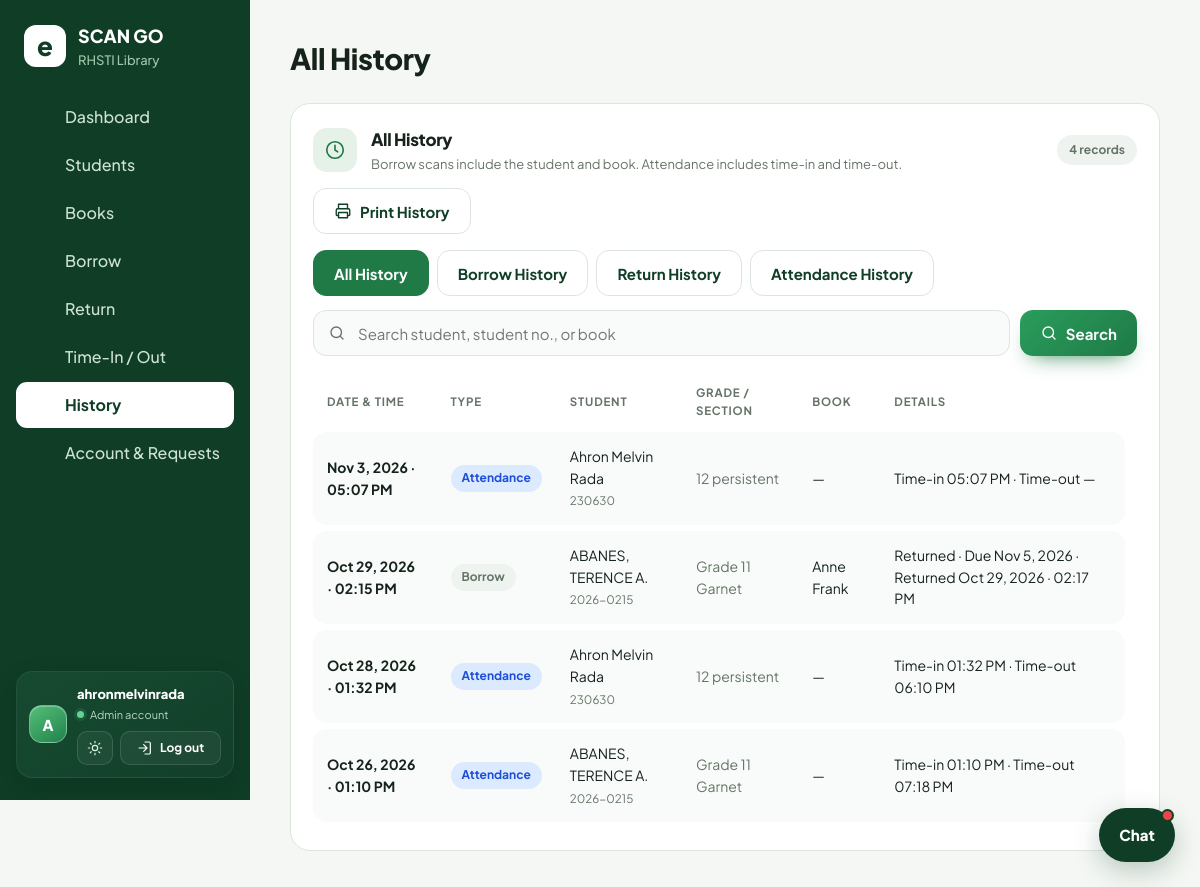
The page /sourcecode/history.php (signed in) on the database its author committed.
### tables this page shows
CREATE TABLE `settings` (
  `k` varchar(64) NOT NULL,
  `v` text DEFAULT NULL
);

CREATE TABLE `attendance` (
  `id` int(11) NOT NULL,
  `student_id` int(11) NOT NULL,
  `time_in` datetime NOT NULL,
  `time_out` datetime DEFAULT NULL
);

CREATE TABLE `students` (
  `id` int(11) NOT NULL,
  `student_no` varchar(30) NOT NULL,
  `name` varchar(120) NOT NULL,
  `gender` varchar(10) DEFAULT NULL,
  `track` varchar(60) DEFAULT NULL,
  `strand` varchar(60) DEFAULT NULL,
  `grade` varchar(10) DEFAULT NULL,
  `section` varchar(30) DEFAULT NULL,
  `photo` varchar(255) DEFAULT NULL,
  `account_active` tinyint(1) NOT NULL DEFAULT 1
);

CREATE TABLE `borrowings` (
  `id` int(11) NOT NULL,
  `student_id` int(11) NOT NULL,
  `book_id` int(11) NOT NULL,
  `borrowed_at` datetime NOT NULL,
  `due_date` date NOT NULL,
  `returned_at` datetime DEFAULT NULL
);

CREATE TABLE `books` (
  `id` int(11) NOT NULL,
  `accession_no` varchar(30) NOT NULL,
  `title` varchar(200) NOT NULL,
  `author` varchar(120) DEFAULT NULL,
  `publisher` varchar(120) DEFAULT NULL,
  `category` varchar(60) DEFAULT NULL,
  `quantity` int(11) DEFAULT 1,
  `available` int(11) DEFAULT 1
);

### sourcecode/history.php (the view, shortened to what this page needs)
<?php
require 'config.php';
require 'Ui2026.PHP';
$type = $_GET['type'] ?? 'all';
$search = trim(substr((string)($_GET['q'] ?? ''), 0, 100));
$records = [];
if (in_array($type, ['all', 'borrow', 'return'], true)) {
    $sql = "SELECT 'borrow' AS event_type, r.id AS record_id, r.borrowed_at AS occurred_at,
                   s.student_no, s.name, s.grade, s.section, b.title AS book_title,
                   r.due_date, r.returned_at, NULL AS time_in, NULL AS time_out
            FROM borrowings r
            JOIN students s ON s.id = r.student_id
            JOIN books b ON b.id = r.book_id";
    if ($search !== '') {
        $sql .= ($type === 'return' ? " AND" : " WHERE") . " (s.student_no LIKE ? OR s.name LIKE ? OR b.title LIKE ?)";
        $stmt = $pdo->prepare($sql);
        $term = '%' . $search . '%';
        $stmt->execute([$term, $term, $term]);
    } else {
        $stmt = $pdo->query($sql);
    }
    $records = array_merge($records, $stmt->fetchAll());
}
if ($type === 'all' || $type === 'attendance') {
    $sql = "SELECT 'attendance' AS event_type, a.id AS record_id, a.time_in AS occurred_at,
                   s.student_no, s.name, s.grade, s.section, NULL AS book_title,
                   NULL AS due_date, NULL AS returned_at, a.time_in, a.time_out
            FROM attendance a
            JOIN students s ON s.id = a.student_id";
    if ($search !== '') {
        $sql .= " WHERE s.student_no LIKE ? OR s.name LIKE ?";
        $stmt = $pdo->prepare($sql);
        $term = '%' . $search . '%';
        $stmt->execute([$term, $term]);
    } else {
        $stmt = $pdo->query($sql);
    }
    $records = array_merge($records, $stmt->fetchAll());
}
usort($records, static function ($a, $b) {
    $dateOrder = strcmp($b['occurred_at'], $a['occurred_at']);
    return $dateOrder !== 0 ? $dateOrder : ((int)$b['record_id'] <=> (int)$a['record_id']);
});
$title = $type === 'borrow' ? 'Borrow History' : ($type === 'return' ? 'Return History' : ($type === 'attendance' ? 'Attendance History' : 'All History'));
head($title);
?>
<div class="pg">
  <div class="card">
    <div class="ph">
      <span class="pico"><?=ic('clock')?></span>
      <div><h3><?=h($title)?></h3><p>Borrow scans include the student and book. Attendance includes time-in and time-out.</p></div>
      <span class="badge history-count"><?=count($records)?> record<?=count($records) === 1 ? '' : 's'?></span>
      <button class="ghost noprint" type="button" onclick="window.print()"><?=ic('print')?>Print History</button>
    </div>
    <div class="history-tabs noprint">
      <a class="btn ghost <?=$type === 'all' ? 'active' : ''?>" href="history.php">All History</a>
      <a class="btn ghost <?=$type === 'borrow' ? 'active' : ''?>" href="history.php?type=borrow">Borrow History</a>
      <a class="btn ghost <?=$type === 'return' ? 'active' : ''?>" href="history.php?type=return">Return History</a>
      <a class="btn ghost <?=$type === 'attendance' ? 'active' : ''?>" href="history.php?type=attendance">Attendance History</a>
    </div>
    <form class="bar noprint" method="get" action="history.php" style="margin-top:14px">
      <div class="sw"><?=ic('search')?><input type="search" name="q" value="<?=h($search)?>" placeholder="Search student, student no., or book"></div>
      <button type="submit"><?=ic('search')?>Search</button>
    </form>
    <div class="tw" style="margin-top:16px">
      <table>
        <tr><th>Date &amp; Time</th><th>Type</th><th>Student</th><th>Grade / Section</th><th>Book</th><th>Details</th></tr>
        <?php foreach ($records as $record): ?>
          <tr>
            <td><?=h(date('M j, Y · h:i A', strtotime($record['occurred_at'])))?></td>
            <td><span class="pill <?=$record['event_type'] === 'borrow' ? 'out' : 'in'?> history-type"><?=h($record['event_type'] === 'borrow' ? 'Borrow' : 'Attendance')?></span></td>
            <td><?=h($record['name'])?><br><small class="muted"><?=h($record['student_no'])?></small></td>
            <td class="muted"><?=h(trim(($record['grade'] ?? '') . ' ' . ($record['section'] ?? '')) ?: '—')?></td>
            <td><?=h($record['book_title'] ?: '—')?></td>
            <td>
              <?php if ($record['event_type'] === 'borrow'):
                $returned = !empty($record['returned_at']);
                $late = $returned
                    ? substr($record['returned_at'], 0, 10) > $record['due_date']
                    : $record['due_date'] < date('Y-m-d');
                $status = $returned ? ($late ? 'Returned late' : 'Returned') : ($late ? 'Overdue' : 'Borrowed');
              ?>
                <?=h($status)?> · Due <?=h(date('M j, Y', strtotime($record['due_date'])))?>
                <?=$returned ? ' · Returned ' . h(date('M j, Y · h:i A', strtotime($record['returned_at']))) : ''?>
              <?php else: ?>
                Time-in <?=h(date('h:i A', strtotime($record['time_in'])))?>
                · Time-out <?=$record['time_out'] ? h(date('h:i A', strtotime($record['time_out']))) : '—'?>
              <?php endif; ?>
            </td>
          </tr>
        <?php endforeach; ?>
      </table>
    </div>
  </div>
</div>
<?php foot(); ?>

### sourcecode/config.php (shortened to what this page needs)
<?php
      function h($s){return htmlspecialchars((string)$s,ENT_QUOTES);}
      function csrf_token(){
        return $_SESSION['csrf_token'];
      }
      function pwa_head_assets(){
        return '<link rel="manifest" href="manifest.json"><meta name="theme-color" content="#0f3d26"><meta name="apple-mobile-web-app-capable" content="yes"><meta name="apple-mobile-web-app-status-bar-style" content="default"><link rel="apple-touch-icon" href="assets/app-icon-180.png"><link rel="icon" href="assets/app-icon.svg" type="image/svg+xml"><script>window.addEventListener("load",function(){if("serviceWorker" in navigator&&window.isSecureContext){navigator.serviceWorker.register("sw.js").catch(function(error){console.error("Service worker registration failed:",error);});}});</script>';
      }
      function head($title){
        $p=basename($_SERVER['PHP_SELF']);$role=$_SESSION['u']['role']??'';
        $notificationCount=0;
        if($role==='admin'){
          $notificationCount=(int)$GLOBALS['pdo']->query("SELECT
            (SELECT COUNT(*) FROM password_reset_codes WHERE code_hash IS NULL AND requested_at>=DATE_SUB(NOW(),INTERVAL 1 DAY))
            +(SELECT COUNT(*) FROM book_requests WHERE status='pending')")->fetchColumn();
        }
        $libraryName=function_exists('setting')?setting($GLOBALS['pdo'],'library_name','eSmartlib'):'eSmartlib';
        $schoolName=function_exists('setting')?setting($GLOBALS['pdo'],'school_name','RHSTI Library'):'RHSTI Library';
        $logoPath=function_exists('setting')?setting($GLOBALS['pdo'],'library_logo','assets/rhsti-school-logo.jpg'):'assets/rhsti-school-logo.jpg';
        $logoAllowed=$logoPath==='assets/rhsti-school-logo.jpg'||(strpos($logoPath,'uploads/library/')===0&&strpos($logoPath,'..')===false);
        $logoFile=$logoAllowed&&is_file(__DIR__.'/'.$logoPath)?$logoPath:'';
        $brandMark=$logoFile?'<img src="'.h($logoFile).'?v='.filemtime(__DIR__.'/'.$logoFile).'" alt="" style="width:42px;height:42px;object-fit:contain;flex:none;border-radius:12px;background:#fff;padding:3px">':'<i>e</i>';
        $I=['grid'=>'<rect x="3" y="3" width="7" height="7" rx="1.5"/><rect x="14" y="3" width="7" height="7" rx="1.5"/><rect x="3" y="14" width="7" height="7" rx="1.5"/><rect x="14" y="14" width="7" height="7" rx="1.5"/>',
        'users'=>'<path d="M17 21v-2a4 4 0 0 0-4-4H5a4 4 0 0 0-4 4v2"/><circle cx="9" cy="7" r="4"/><path d="M23 21v-2a4 4 0 0 0-3-3.87M16 3.13a4 4 0 0 1 0 7.75"/>',
        'book'=>'<path d="M4 19.5A2.5 2.5 0 0 1 6.5 17H20"/><path d="M6.5 2H20v20H6.5A2.5 2.5 0 0 1 4 19.5v-15A2.5 2.5 0 0 1 6.5 2z"/>',
        'out'=>'<path d="M7 17 17 7M7 7h10v10"/>','in'=>'<path d="M17 7 7 17M17 17H7V7"/>','clock'=>'<circle cx="12" cy="12" r="10"/><path d="M12 6v6l4 2"/>',
        'settings'=>'<path d="M9.6 2h4.8l.7 3.1a7.4 7.4 0 0 1 1.8 1l2.9-1.2 2.4 4.2-2.3 2.1v2l2.3 2.1-2.4 4.2-2.9-1.2a7.4 7.4 0 0 1-1.8 1l-.7 3.1H9.6l-.7-3.1a7.4 7.4 0 0 1-1.8-1l-2.9 1.2-2.4-4.2 2.3-2.1v-2L1.8 9.1l2.4-4.2 2.9 1.2a7.4 7.4 0 0 1 1.8-1L9.6 2Z"/><circle cx="12" cy="12" r="3.2"/>',
        'user'=>'<circle cx="12" cy="8" r="4"/><path d="M4 21a8 8 0 0 1 16 0"/>'];
        $nav=['index.php'=>['Dashboard','grid'],'students.php'=>['Students','users'],'books.php'=>['Books','book'],'borrow.php'=>['Borrow','out'],'return.php'=>['Return','in'],'attendance.php'=>['Time-In / Out','clock'],'history.php'=>['History','clock'],'account.php'=>['My Account','user']];
        if($role==='admin')$nav['account.php']=['Account & Requests','settings'];
        echo '<!doctype html><html lang="en"><head><meta charset="utf-8"><meta name="viewport" content="width=device-width,initial-scale=1"><title>'.h($title).' - '.h($libraryName).' | '.h($schoolName).'</title>'.pwa_head_assets().'<script>try{var t=localStorage.getItem("theme");if(t)document.documentElement.dataset.theme=t}catch(e){}</script><link rel="preconnect" href="https://fonts.googleapis.com"><link rel="stylesheet" href="https://fonts.googleapis.com/css2?family=Plus+Jakarta+Sans:wght@400;500;600;700;800&display=swap"><link rel="stylesheet" href="assets/style.css?v='.filemtime(__DIR__.'/assets/style.css').'"></head><body><div class="app'.($role==='student'?' student-app'.($p==='student.php'?' student-dashboard':''):($role==='admin'||$role==='librarian'?' staff-app':'')).'"><aside><div class="brand">'.$brandMark.'<span>'.h($libraryName).'<small>'.h($schoolName).'</small></span></div>'.($role==='student'?'<a class="student-logout" href="logout.php"><svg viewBox="0 0 24 24" fill="none" stroke="currentColor" stroke-width="1.8" stroke-linecap="round" stroke-linejoin="round" aria-hidden="true"><path d="M10 17l5-5-5-5m5 5H3"/><path d="M12 3h6a2 2 0 0 1 2 2v14a2 2 0 0 1-2 2h-6"/></svg><span>Log out</span></a>':($role==='admin'||$role==='librarian'?'<a class="staff-logout" href="logout.php"><svg viewBox="0 0 24 24" fill="none" stroke="currentColor" stroke-width="1.8" stroke-linecap="round" stroke-linejoin="round" aria-hidden="true"><path d="M10 17l5-5-5-5m5 5H3"/><path d="M12 3h6a2 2 0 0 1 2 2v14a2 2 0 0 1-2 2h-6"/></svg><span>Log out</span></a>':'' )).'<nav>';
        foreach($nav as $f=>[$l,$i]){
          $active=($p==='account.php'&&strpos($f,'account.php')===0)||($p===basename(parse_url($f,PHP_URL_PATH)?:$f)&&(!$f||$f[0]!=='#'))||($p==='student.php'&&$f==='#dashboard');
          echo '<a href="'.$f.'"'.($active?' class="on"':'').'><svg viewBox="0 0 24 24" fill="none" stroke="currentColor" stroke-width="2" stroke-linecap="round" stroke-linejoin="round">'.$I[$i].'</svg>'.$l.($role==='admin'&&$l==='Account & Requests'&&$notificationCount>0?'<i class="nav-alert-dot" aria-label="'.$notificationCount.' pending requests"></i>':'').'</a>';
        }
        echo '</nav><div class="who"><div class="who-info"><b>'.h($_SESSION['u']['username']).'</b><small><span class="who-dot"></span>'.h(ucfirst($role)).' account</small></div><div class="who-actions"><button type="button" class="tg" title="Switch to dark mode" aria-label="Switch to dark mode" aria-pressed="false"><svg viewBox="0 0 24 24" fill="none" stroke="currentColor" stroke-width="1.8" stroke-linecap="round" stroke-linejoin="round" aria-hidden="true"><circle cx="12" cy="12" r="4"/><path d="M12 2v2m0 16v2M4.93 4.93l1.42 1.42m11.3 11.3 1.42 1.42M2 12h2m16 0h2M4.93 19.07l-1.42-1.42m11.3-11.3 1.42-1.42"/></svg></button><a class="logout" href="logout.php"><svg viewBox="0 0 24 24" fill="none" stroke="currentColor" stroke-width="1.8" stroke-linecap="round" stroke-linejoin="round" aria-hidden="true"><path d="M10 17l5-5-5-5m5 5H3"/><path d="M12 3h6a2 2 0 0 1 2 2v14a2 2 0 0 1-2 2h-6"/></svg><span>Log out</span></a></div></div></aside><main><h1>'.h($title).'</h1>';
      }
      function foot($scripts=''){
          $chat='';
          if(!empty($_SESSION['u']['id'])){
            $chat='<div class="chat-widget" id="chat-widget" data-user-id="'.(int)$_SESSION['u']['id'].'" data-csrf="'.h(csrf_token()).'">
              <section class="chat-panel" id="chat-panel" hidden aria-label="Messages">
                <header class="chat-head"><div><strong>Messages</strong><small>Library community chat</small></div><button type="button" class="chat-close" data-chat-close aria-label="Close chat" onclick="document.querySelector(\'[data-chat-open]\').click()">×</button></header>
                <div class="chat-layout"><aside class="chat-people"><button type="button" class="chat-new" data-chat-new onclick="var d=this.parentNode.querySelector(\'[data-chat-directory]\');d.hidden=false;d.dispatchEvent(new CustomEvent(\'chat:new\'))">+ New chat</button><div data-chat-list></div><div class="chat-directory" data-chat-directory hidden><label class="chat-search-label"><span>Search students or staff</span><input type="search" data-chat-search maxlength="80" placeholder="Name, student ID, or username" autocomplete="off"></label><div data-chat-results></div></div></aside>
                  <section class="chat-room"><div class="chat-room-title" data-chat-title>Select a conversation</div><div class="chat-messages" data-chat-messages aria-live="polite"></div><form class="chat-compose" data-chat-form><input name="message" maxlength="2000" placeholder="Write a message..." autocomplete="off" disabled required><button type="submit" disabled>Send</button></form></section>
                </div><p class="chat-error" data-chat-error role="status"></p>
              </section>
              <button type="button" class="chat-launcher" data-chat-open aria-label="Open messages" onclick="var p=document.getElementById(\'chat-panel\');p.hidden=!p.hidden;this.setAttribute(\'aria-expanded\',String(!p.hidden));this.dispatchEvent(new CustomEvent(\'chat:toggle\',{detail:{open:!p.hidden}}))">Chat<span class="chat-unread-dot" data-chat-unread hidden></span></button>
            </div>';
          }
          echo '</main></div>'.$chat.'<script src="assets/app.js?v='.filemtime(__DIR__.'/assets/app.js').'"></script>'.($chat?'<script src="assets/messenger.js?v='.filemtime(__DIR__.'/assets/messenger.js').'"></script>':'').$scripts.'</body></html>';
      }

### rows shown on the page
settings: k "RHSTI Library"
attendance: time_in "Nov 3, 2026 · 05:07 PM", event_type "Attendance", student.name "Ahron Melvin Rada", student.student_no "230630", student.section "12 persistent", book_title "—", time_in "05:07 PM"
borrowings: borrowed_at "Oct 29, 2026 · 02:15 PM", event_type "Borrow", student.name "ABANES, TERENCE A.", student.student_no "2026-0215", student.section "Grade 11 Garnet", book.title "Anne Frank", status "Returned", due_date "Nov 5, 2026", returned_at "Oct 29, 2026 · 02:17 PM"
attendance: time_in "Oct 28, 2026 · 01:32 PM", event_type "Attendance", student.name "Ahron Melvin Rada", student.student_no "230630", student.section "12 persistent", book_title "—", time_in "01:32 PM", time_out "06:10 PM"
attendance: time_in "Oct 26, 2026 · 01:10 PM", event_type "Attendance", student.name "ABANES, TERENCE A.", student.student_no "2026-0215", student.section "Grade 11 Garnet", book_title "—", time_in "01:10 PM", time_out "07:18 PM"

### other values the page prints
$libraryName "SCAN GO"
$l "Dashboard"
$l "Students"
$l "Books"
$l "Borrow"
$l "Return"
$l "Time-In / Out"
$l "History"
$l "Account & Requests"
$_SESSION['u']['username'] "ahronmelvinrada"
$role "Admin"
$title "All History"
count($records) "4"
